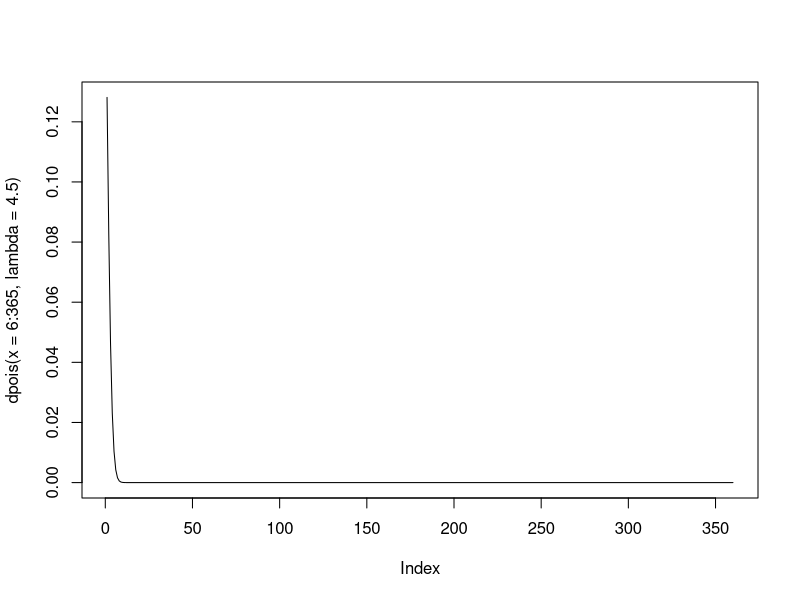

This figure's R source:
lambda = 4.5

# No 3a
x = 6
dpois(x = 6, lambda = 4.5)

# No 3b
n = 365
plot(dpois(x = 6:365, lambda = 4.5), type = "l")

# No 3c

# No 3d
